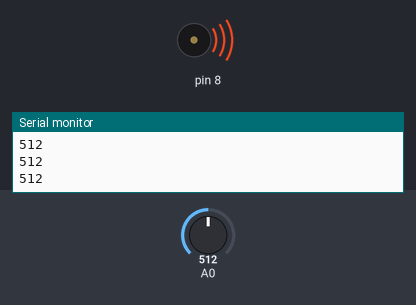
Bench run of a sketch on a simulated Arduino Uno, built with avr-gcc and run on an emulated ATmega328P. Parts: buzzer (waves = sounding), the last lines printed to the serial monitor. Inputs (shaded band) come from the test bench; at power-on: A0 = 512.

Above: at 1.2 s.
1.3 s: A0 set to 488
At 2.4 s:
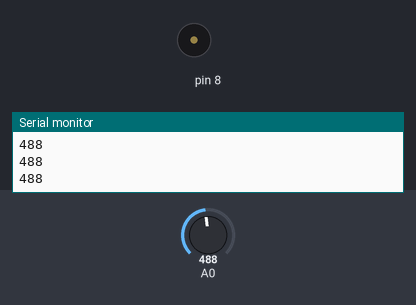
2.8 s: A0 set to 511
At 3.7 s:
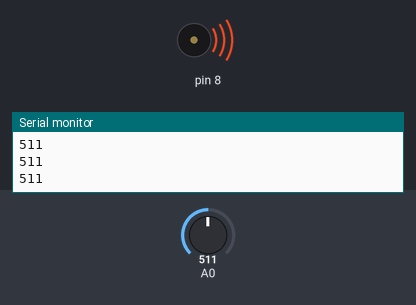
4.3 s: A0 set to 495
At 4.7 s:
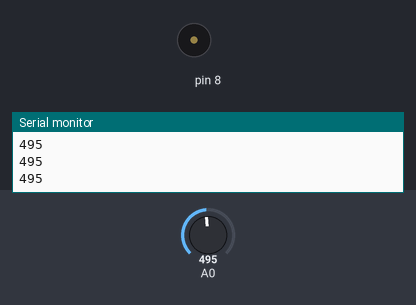
Timing chart, 0 to 7.3 s (numbered marks = the images above; inputs shaded):
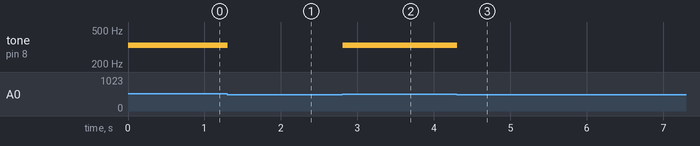

The sketch:

KeyboardLab7.ino
```cpp
int buttons[6];

//notes Custom, D, E and F
int notes[] = {480, 294, 330, 349};

void setup() {
  Serial.begin(9600);//initialize serial
buttons[0] = 2;//No idea why it said to put this part...
}

void loop () {
  int keyVal = analogRead(A0);//continuously read A0
  Serial.println(keyVal);

  if (keyVal == 1023){//check 4 ranges for voltage to know what button
    tone(8, notes[0]);//play that positions note in the array
  }
  else if (keyVal >= 990 && keyVal <= 1010) {
    tone(8, notes[1]);
  }
  else if(keyVal >= 505 && keyVal <= 515) {
    tone(8, notes[2]);
  }
  else if(keyVal >= 5 && keyVal <= 10) {
    tone(8, notes[3]);
  }
  else{
    noTone(8);//turn off
  }
}
```

Measured:
- the behaviour switches between 505 and 504 on A0 (found by bisection; images 0 and 1)
- after the input at 1.3 s, tone on pin 8: 330 Hz → silent at once
- after the input at 2.8 s, tone on pin 8: silent → 330 Hz at once
- after the input at 4.3 s, tone on pin 8: 330 Hz → silent at once
